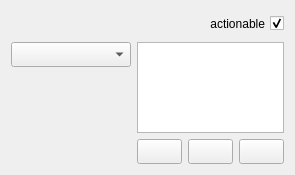
<?xml version="1.0" encoding="UTF-8"?>
<ui version="4.0">
 <class>ComboboxList</class>
 <widget class="QWidget" name="ComboboxList">
  <property name="geometry">
   <rect>
    <x>0</x>
    <y>0</y>
    <width>293</width>
    <height>175</height>
   </rect>
  </property>
  <property name="sizePolicy">
   <sizepolicy hsizetype="Preferred" vsizetype="Preferred">
    <horstretch>0</horstretch>
    <verstretch>0</verstretch>
   </sizepolicy>
  </property>
  <property name="maximumSize">
   <size>
    <width>500</width>
    <height>16777215</height>
   </size>
  </property>
  <property name="windowTitle">
   <string>Form</string>
  </property>
  <layout class="QGridLayout" name="gridLayout">
   <item row="0" column="0">
    <widget class="QLabel" name="labelFeatureName">
     <property name="minimumSize">
      <size>
       <width>0</width>
       <height>25</height>
      </size>
     </property>
     <property name="styleSheet">
      <string notr="true">QLabel {
	font-weight: bold;
}</string>
     </property>
     <property name="text">
      <string/>
     </property>
    </widget>
   </item>
   <item row="1" column="0">
    <widget class="QComboBox" name="comboBoxValues">
     <property name="sizePolicy">
      <sizepolicy hsizetype="Minimum" vsizetype="Fixed">
       <horstretch>0</horstretch>
       <verstretch>0</verstretch>
      </sizepolicy>
     </property>
     <property name="minimumSize">
      <size>
       <width>120</width>
       <height>25</height>
      </size>
     </property>
    </widget>
   </item>
   <item row="0" column="2" colspan="3">
    <widget class="QCheckBox" name="checkBoxActionability">
     <property name="sizePolicy">
      <sizepolicy hsizetype="Minimum" vsizetype="Fixed">
       <horstretch>0</horstretch>
       <verstretch>0</verstretch>
      </sizepolicy>
     </property>
     <property name="minimumSize">
      <size>
       <width>0</width>
       <height>25</height>
      </size>
     </property>
     <property name="layoutDirection">
      <enum>Qt::RightToLeft</enum>
     </property>
     <property name="text">
      <string>actionable</string>
     </property>
     <property name="checked">
      <bool>true</bool>
     </property>
    </widget>
   </item>
   <item row="1" column="2" rowspan="2" colspan="3">
    <widget class="QListWidget" name="listWidgetAllowedValues">
     <property name="sizePolicy">
      <sizepolicy hsizetype="Preferred" vsizetype="Preferred">
       <horstretch>0</horstretch>
       <verstretch>0</verstretch>
      </sizepolicy>
     </property>
     <property name="maximumSize">
      <size>
       <width>16777215</width>
       <height>100</height>
      </size>
     </property>
     <property name="selectionMode">
      <enum>QAbstractItemView::MultiSelection</enum>
     </property>
    </widget>
   </item>
   <item row="3" column="4">
    <widget class="QPushButton" name="pushButtonUncheckAll">
     <property name="minimumSize">
      <size>
       <width>45</width>
       <height>25</height>
      </size>
     </property>
     <property name="toolTip">
      <string>&lt;html&gt;&lt;head/&gt;&lt;body&gt;&lt;p&gt;uncheck all&lt;/p&gt;&lt;/body&gt;&lt;/html&gt;</string>
     </property>
     <property name="text">
      <string/>
     </property>
     <property name="icon">
      <iconset resource="../../Resources/Images.qrc">
       <normaloff>:/Images/uncheckAll.png</normaloff>:/Images/uncheckAll.png</iconset>
     </property>
    </widget>
   </item>
   <item row="2" column="0" rowspan="2">
    <widget class="QLabel" name="labelSpacer">
     <property name="sizePolicy">
      <sizepolicy hsizetype="Minimum" vsizetype="Preferred">
       <horstretch>0</horstretch>
       <verstretch>0</verstretch>
      </sizepolicy>
     </property>
     <property name="minimumSize">
      <size>
       <width>0</width>
       <height>70</height>
      </size>
     </property>
     <property name="styleSheet">
      <string notr="true">QLabel {
	font-weight: bold;
}</string>
     </property>
     <property name="text">
      <string/>
     </property>
    </widget>
   </item>
   <item row="3" column="3">
    <widget class="QPushButton" name="pushButtonCheckAll">
     <property name="minimumSize">
      <size>
       <width>45</width>
       <height>25</height>
      </size>
     </property>
     <property name="toolTip">
      <string>&lt;html&gt;&lt;head/&gt;&lt;body&gt;&lt;p&gt;check all&lt;/p&gt;&lt;/body&gt;&lt;/html&gt;</string>
     </property>
     <property name="text">
      <string/>
     </property>
     <property name="icon">
      <iconset resource="../../Resources/Images.qrc">
       <normaloff>:/Images/checkAll.png</normaloff>:/Images/checkAll.png</iconset>
     </property>
    </widget>
   </item>
   <item row="3" column="2">
    <widget class="QPushButton" name="pushButtonResetOptions">
     <property name="minimumSize">
      <size>
       <width>45</width>
       <height>25</height>
      </size>
     </property>
     <property name="toolTip">
      <string>&lt;html&gt;&lt;head/&gt;&lt;body&gt;&lt;p&gt;reset options&lt;/p&gt;&lt;/body&gt;&lt;/html&gt;</string>
     </property>
     <property name="text">
      <string/>
     </property>
     <property name="icon">
      <iconset resource="../../Resources/Images.qrc">
       <normaloff>:/Images/resetOptions.png</normaloff>:/Images/resetOptions.png</iconset>
     </property>
    </widget>
   </item>
  </layout>
 </widget>
 <resources>
  <include location="../../Resources/Images.qrc"/>
 </resources>
 <connections/>
</ui>
